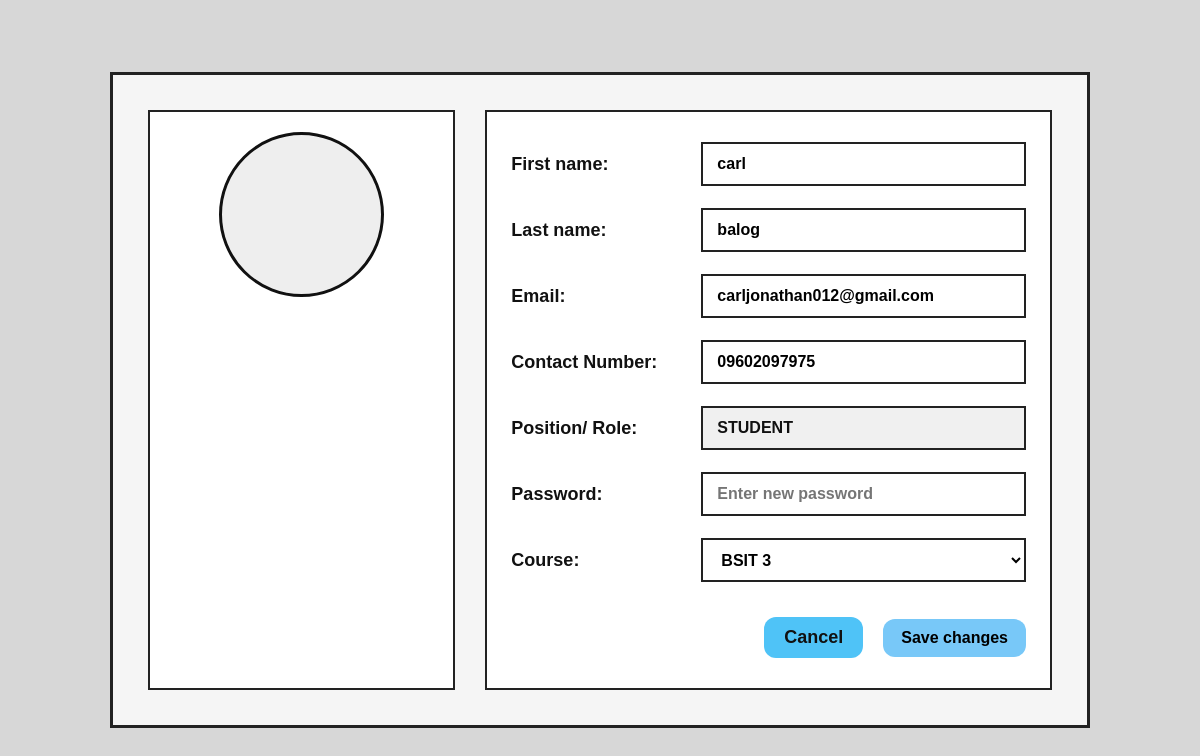
The page /clearance_system/dashboard/edit_user.php?id=18 (signed in) on the database its author committed.
### tables this page shows
CREATE TABLE `users` (
  `id` int(11) NOT NULL,
  `firstname` varchar(100) DEFAULT NULL,
  `lastname` varchar(100) DEFAULT NULL,
  `email` varchar(100) DEFAULT NULL,
  `contact_number` varchar(20) DEFAULT NULL,
  `password` varchar(255) DEFAULT NULL,
  `role` enum('student','teacher') DEFAULT NULL,
  `course` varchar(50) DEFAULT NULL,
  `created_at` timestamp NOT NULL DEFAULT current_timestamp(),
  `profile_photo` varchar(255) DEFAULT NULL
);

### clearance_system/dashboard/edit_user.php (the view, shortened to what this page needs)
<?php
include("../config/db.php");
$id = intval($_GET['id']);
$stmt = $conn->prepare("SELECT * FROM users WHERE id=?");
$stmt->bind_param("i", $id);
$stmt->execute();
$user = $stmt->get_result()->fetch_assoc();
?>
<!DOCTYPE html>
<html lang="en">
<head>
    <link rel="stylesheet" href="../assets/style.css">
</head>
<body>
<div class="edit-modal-wrapper">
    <div class="edit-modal-box">
        <div class="edit-left-panel">
            <div class="edit-avatar-circle"></div>
        </div>
        <div class="edit-right-panel">
            <form method="POST" class="edit-user-form">
                <div class="edit-row">
                    <label>First name:</label>
                    <div class="edit-input-box">
                        <input type="text" name="firstname" value="<?php echo htmlspecialchars($user['firstname']); ?>" required>
                    </div>
                </div>
                <div class="edit-row">
                    <label>Last name:</label>
                    <div class="edit-input-box">
                        <input type="text" name="lastname" value="<?php echo htmlspecialchars($user['lastname']); ?>" required>
                    </div>
                </div>
                <div class="edit-row">
                    <label>Email:</label>
                    <div class="edit-input-box">
                        <input type="text" name="email" value="<?php echo htmlspecialchars($user['email']); ?>" required>
                    </div>
                </div>
                <div class="edit-row">
                    <label>Contact Number:</label>
                    <div class="edit-input-box">
                        <input type="text" name="contact_number" value="<?php echo htmlspecialchars($user['contact_number']); ?>" required>
                    </div>
                </div>
                <div class="edit-row">
                    <label>Position/ Role:</label>
                    <div class="edit-input-box">
                        <input type="text" value="<?php echo ($user['role'] === 'teacher') ? 'Instructor' : strtoupper($user['role']); ?>" disabled>
                    </div>
                </div>
                <div class="edit-row">
                    <label>Password:</label>
                    <div class="edit-input-box">
                        <input type="text" name="password" placeholder="Enter new password">
                    </div>
                </div>
                <?php if ($user['role'] === 'student'): ?>
                <div class="edit-row">
                    <label>Course:</label>
                    <div class="edit-input-box">
                        <select name="course">
                            <option value="BSIT 3" <?php echo ($user['course'] === 'BSIT 3') ? 'selected' : ''; ?>>BSIT 3</option>
                        </select>
                    </div>
                </div>
                <?php endif; ?>
                <div class="edit-actions">
                    <a href="admin.php?view=<?php echo ($user['role'] === 'teacher') ? 'teachers' : 'students'; ?>" class="cancel-btn">Cancel</a>
                    <button type="submit" class="save-btn">Save changes</button>
                </div>
            </form>
        </div>
    </div>
</div>
</body>
</html>

### clearance_system/assets/style.css (style rules this page uses)
* { margin: 0; padding: 0; box-sizing: border-box; font-family: Arial, sans-serif; }
* { margin: 0; padding: 0; box-sizing: border-box; }
body { font-family: Arial, sans-serif; background: #e9e9e9; }
.edit-modal-wrapper { min-height: 100vh; display: flex; justify-content: center; align-items: center; background: rgba(0,0,0,0.08); padding: 30px; }
.edit-modal-box { width: 100%; max-width: 980px; background: #f5f5f5; border: 3px solid #222; padding: 35px; display: flex; gap: 30px; }
.edit-left-panel { width: 34%; min-height: 430px; border: 2px solid #222; display: flex; justify-content: center; align-items: flex-start; padding-top: 20px; background: #fff; }
.edit-avatar-circle { width: 165px; height: 165px; border: 3px solid #111; border-radius: 50%; background: #eee; }
.edit-right-panel { flex: 1; border: 2px solid #222; background: #fff; padding: 30px 24px; }
.edit-user-form { width: 100%; }
.edit-row { display: flex; align-items: center; margin-bottom: 22px; gap: 20px; }
.edit-row label { width: 130px; font-size: 18px; font-weight: bold; color: #111; }
.edit-input-box { flex: 1; }
.edit-input-box input, .edit-input-box select { width: 100%; height: 44px; border: 2px solid #222; padding: 0 14px; font-size: 16px; background: #fff; }
.edit-actions { display: flex; justify-content: flex-end; align-items: center; gap: 20px; margin-top: 35px; }
.cancel-btn { text-decoration: none; color: #111; font-size: 18px; font-weight: 500; }
.save-btn { background: #78c8f8; border: none; padding: 10px 18px; border-radius: 12px; font-size: 16px; font-weight: bold; cursor: pointer; }
.edit-row label { width: 170px; font-size: 18px; font-weight: bold; color: #111; }
.edit-input-box input, .edit-input-box select { width: 100%; height: 44px; border: 2px solid #222; padding: 0 14px; font-size: 16px; background: #fff; font-weight: 700; }
.edit-input-box input[disabled] { background: #f0f0f0; color: #111; }
.save-btn { background: #78c8f8; border: none; padding: 10px 18px; border-radius: 12px; font-size: 16px; font-weight: bold; cursor: pointer; color: #000; }
.create-btn, .cancel-btn, .save-top-btn { display: inline-block; padding: 10px 20px; border: none; border-radius: 12px; text-decoration: none; font-weight: bold; cursor: pointer; background: #4fc3f7; color: #111; }

### rows shown on the page
users: firstname "carl", lastname "balog", email "carljonathan012@gmail.com", contact_number "09602097975", role "STUDENT", course "BSIT 3"
